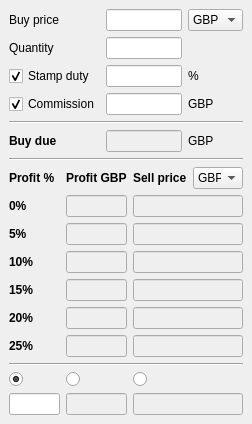
<?xml version="1.0" encoding="UTF-8"?>
<ui version="4.0">
 <class>MainWindow</class>
 <widget class="QMainWindow" name="MainWindow">
  <property name="geometry">
   <rect>
    <x>0</x>
    <y>0</y>
    <width>252</width>
    <height>402</height>
   </rect>
  </property>
  <property name="maximumSize">
   <size>
    <width>252</width>
    <height>402</height>
   </size>
  </property>
  <property name="windowTitle">
   <string>Sell price calculator</string>
  </property>
  <widget class="QWidget" name="centralwidget">
   <layout class="QVBoxLayout" name="verticalLayout">
    <property name="sizeConstraint">
     <enum>QLayout::SetDefaultConstraint</enum>
    </property>
    <item>
     <layout class="QGridLayout" name="gridLayout">
      <item row="1" column="2">
       <widget class="QLineEdit" name="QuantityEdit"/>
      </item>
      <item row="2" column="2" rowspan="2">
       <widget class="QLineEdit" name="StampDutyEdit"/>
      </item>
      <item row="2" column="1" rowspan="2">
       <widget class="QCheckBox" name="StampDutyCheckBox">
        <property name="text">
         <string>Stamp duty</string>
        </property>
        <property name="checked">
         <bool>true</bool>
        </property>
       </widget>
      </item>
      <item row="2" column="3" rowspan="2" colspan="2">
       <widget class="QLabel" name="label_4">
        <property name="text">
         <string>%</string>
        </property>
       </widget>
      </item>
      <item row="4" column="2" rowspan="3">
       <widget class="QLineEdit" name="CommissionEdit"/>
      </item>
      <item row="1" column="1">
       <widget class="QLabel" name="label_2">
        <property name="text">
         <string>Quantity</string>
        </property>
       </widget>
      </item>
      <item row="0" column="3" colspan="2">
       <widget class="QComboBox" name="BuyUnitsComboBox">
        <property name="currentText">
         <string>GBP</string>
        </property>
        <item>
         <property name="text">
          <string>GBP</string>
         </property>
        </item>
        <item>
         <property name="text">
          <string>GBp</string>
         </property>
        </item>
       </widget>
      </item>
      <item row="8" column="2">
       <widget class="QLineEdit" name="BuyDue">
        <property name="enabled">
         <bool>false</bool>
        </property>
       </widget>
      </item>
      <item row="8" column="1">
       <widget class="QLabel" name="label_3">
        <property name="font">
         <font>
          <weight>75</weight>
          <bold>true</bold>
         </font>
        </property>
        <property name="text">
         <string>Buy due</string>
        </property>
       </widget>
      </item>
      <item row="0" column="1">
       <widget class="QLabel" name="label">
        <property name="text">
         <string>Buy price</string>
        </property>
       </widget>
      </item>
      <item row="8" column="3" colspan="2">
       <widget class="QLabel" name="label_5">
        <property name="text">
         <string>GBP</string>
        </property>
       </widget>
      </item>
      <item row="0" column="2">
       <widget class="QLineEdit" name="BuyPriceEdit">
        <property name="text">
         <string/>
        </property>
       </widget>
      </item>
      <item row="4" column="1" rowspan="3">
       <widget class="QCheckBox" name="CommissionCheckBox">
        <property name="text">
         <string>Commission</string>
        </property>
        <property name="checked">
         <bool>true</bool>
        </property>
       </widget>
      </item>
      <item row="7" column="1" colspan="4">
       <widget class="Line" name="line_3">
        <property name="orientation">
         <enum>Qt::Horizontal</enum>
        </property>
       </widget>
      </item>
      <item row="4" column="3" rowspan="3" colspan="2">
       <widget class="QLabel" name="label_6">
        <property name="text">
         <string>GBP</string>
        </property>
       </widget>
      </item>
      <item row="9" column="1" colspan="4">
       <widget class="Line" name="line">
        <property name="orientation">
         <enum>Qt::Horizontal</enum>
        </property>
       </widget>
      </item>
     </layout>
    </item>
    <item>
     <layout class="QGridLayout" name="resultslayout">
      <item row="3" column="1">
       <widget class="QLabel" name="label_15">
        <property name="font">
         <font>
          <weight>75</weight>
          <bold>true</bold>
         </font>
        </property>
        <property name="text">
         <string>5%</string>
        </property>
       </widget>
      </item>
      <item row="7" column="3">
       <widget class="QLineEdit" name="pos_25_price">
        <property name="enabled">
         <bool>false</bool>
        </property>
       </widget>
      </item>
      <item row="10" column="3">
       <widget class="QLineEdit" name="SellPriceEdit">
        <property name="enabled">
         <bool>false</bool>
        </property>
       </widget>
      </item>
      <item row="7" column="1">
       <widget class="QLabel" name="label_19">
        <property name="font">
         <font>
          <weight>75</weight>
          <bold>true</bold>
         </font>
        </property>
        <property name="text">
         <string>25%</string>
        </property>
       </widget>
      </item>
      <item row="10" column="2">
       <widget class="QLineEdit" name="ProfitEdit">
        <property name="enabled">
         <bool>false</bool>
        </property>
       </widget>
      </item>
      <item row="5" column="1">
       <widget class="QLabel" name="label_17">
        <property name="font">
         <font>
          <weight>75</weight>
          <bold>true</bold>
         </font>
        </property>
        <property name="text">
         <string>15%</string>
        </property>
       </widget>
      </item>
      <item row="3" column="3">
       <widget class="QLineEdit" name="pos_5_price">
        <property name="enabled">
         <bool>false</bool>
        </property>
       </widget>
      </item>
      <item row="6" column="1">
       <widget class="QLabel" name="label_18">
        <property name="font">
         <font>
          <weight>75</weight>
          <bold>true</bold>
         </font>
        </property>
        <property name="text">
         <string>20%</string>
        </property>
       </widget>
      </item>
      <item row="3" column="2">
       <widget class="QLineEdit" name="pos_5_profit">
        <property name="enabled">
         <bool>false</bool>
        </property>
       </widget>
      </item>
      <item row="7" column="2">
       <widget class="QLineEdit" name="pos_25_profit">
        <property name="enabled">
         <bool>false</bool>
        </property>
       </widget>
      </item>
      <item row="8" column="1" colspan="3">
       <widget class="Line" name="line_2">
        <property name="orientation">
         <enum>Qt::Horizontal</enum>
        </property>
       </widget>
      </item>
      <item row="2" column="2">
       <widget class="QLineEdit" name="pos_0_profit">
        <property name="enabled">
         <bool>false</bool>
        </property>
       </widget>
      </item>
      <item row="6" column="3">
       <widget class="QLineEdit" name="pos_20_price">
        <property name="enabled">
         <bool>false</bool>
        </property>
       </widget>
      </item>
      <item row="0" column="3" rowspan="2">
       <layout class="QHBoxLayout" name="horizontalLayout">
        <item>
         <widget class="QLabel" name="label_21">
          <property name="font">
           <font>
            <weight>75</weight>
            <bold>true</bold>
           </font>
          </property>
          <property name="text">
           <string>Sell price</string>
          </property>
         </widget>
        </item>
        <item>
         <widget class="QComboBox" name="SellUnitsComboBox">
          <property name="maximumSize">
           <size>
            <width>50</width>
            <height>16777215</height>
           </size>
          </property>
          <item>
           <property name="text">
            <string>GBP</string>
           </property>
          </item>
          <item>
           <property name="text">
            <string>GBp</string>
           </property>
          </item>
         </widget>
        </item>
       </layout>
      </item>
      <item row="4" column="2">
       <widget class="QLineEdit" name="pos_10_profit">
        <property name="enabled">
         <bool>false</bool>
        </property>
       </widget>
      </item>
      <item row="10" column="1">
       <widget class="QLineEdit" name="ProfitPercentageEdit"/>
      </item>
      <item row="0" column="1" rowspan="2">
       <widget class="QLabel" name="label_8">
        <property name="font">
         <font>
          <weight>75</weight>
          <bold>true</bold>
         </font>
        </property>
        <property name="text">
         <string>Profit %</string>
        </property>
       </widget>
      </item>
      <item row="5" column="2">
       <widget class="QLineEdit" name="pos_15_profit">
        <property name="enabled">
         <bool>false</bool>
        </property>
       </widget>
      </item>
      <item row="2" column="1">
       <widget class="QLabel" name="label_14">
        <property name="font">
         <font>
          <weight>75</weight>
          <bold>true</bold>
         </font>
        </property>
        <property name="text">
         <string>0%</string>
        </property>
       </widget>
      </item>
      <item row="0" column="2" rowspan="2">
       <widget class="QLabel" name="label_9">
        <property name="maximumSize">
         <size>
          <width>74</width>
          <height>16777215</height>
         </size>
        </property>
        <property name="font">
         <font>
          <weight>75</weight>
          <bold>true</bold>
         </font>
        </property>
        <property name="text">
         <string>Profit GBP</string>
        </property>
       </widget>
      </item>
      <item row="5" column="3">
       <widget class="QLineEdit" name="pos_15_price">
        <property name="enabled">
         <bool>false</bool>
        </property>
       </widget>
      </item>
      <item row="2" column="3">
       <widget class="QLineEdit" name="pos_0_price">
        <property name="enabled">
         <bool>false</bool>
        </property>
       </widget>
      </item>
      <item row="4" column="1">
       <widget class="QLabel" name="label_16">
        <property name="font">
         <font>
          <weight>75</weight>
          <bold>true</bold>
         </font>
        </property>
        <property name="text">
         <string>10%</string>
        </property>
       </widget>
      </item>
      <item row="6" column="2">
       <widget class="QLineEdit" name="pos_20_profit">
        <property name="enabled">
         <bool>false</bool>
        </property>
       </widget>
      </item>
      <item row="4" column="3">
       <widget class="QLineEdit" name="pos_10_price">
        <property name="enabled">
         <bool>false</bool>
        </property>
       </widget>
      </item>
      <item row="9" column="1">
       <widget class="QRadioButton" name="ProfitPercentageRadioButton">
        <property name="text">
         <string/>
        </property>
        <property name="checked">
         <bool>true</bool>
        </property>
        <attribute name="buttonGroup">
         <string notr="true">buttonGroup</string>
        </attribute>
       </widget>
      </item>
      <item row="9" column="2">
       <widget class="QRadioButton" name="ProfitRadioButton">
        <property name="text">
         <string/>
        </property>
        <attribute name="buttonGroup">
         <string notr="true">buttonGroup</string>
        </attribute>
       </widget>
      </item>
      <item row="9" column="3">
       <widget class="QRadioButton" name="SellPriceRadioButton">
        <property name="text">
         <string/>
        </property>
        <attribute name="buttonGroup">
         <string notr="true">buttonGroup</string>
        </attribute>
       </widget>
      </item>
     </layout>
    </item>
   </layout>
  </widget>
 </widget>
 <tabstops>
  <tabstop>BuyPriceEdit</tabstop>
  <tabstop>BuyUnitsComboBox</tabstop>
  <tabstop>QuantityEdit</tabstop>
  <tabstop>StampDutyCheckBox</tabstop>
  <tabstop>StampDutyEdit</tabstop>
  <tabstop>CommissionCheckBox</tabstop>
  <tabstop>CommissionEdit</tabstop>
  <tabstop>pos_25_price</tabstop>
  <tabstop>pos_10_price</tabstop>
  <tabstop>pos_15_price</tabstop>
  <tabstop>pos_20_price</tabstop>
  <tabstop>pos_0_price</tabstop>
  <tabstop>pos_5_price</tabstop>
 </tabstops>
 <resources/>
 <connections>
  <connection>
   <sender>StampDutyCheckBox</sender>
   <signal>clicked(bool)</signal>
   <receiver>StampDutyEdit</receiver>
   <slot>setEnabled(bool)</slot>
   <hints>
    <hint type="sourcelabel">
     <x>49</x>
     <y>72</y>
    </hint>
    <hint type="destinationlabel">
     <x>105</x>
     <y>74</y>
    </hint>
   </hints>
  </connection>
  <connection>
   <sender>CommissionCheckBox</sender>
   <signal>clicked(bool)</signal>
   <receiver>CommissionEdit</receiver>
   <slot>setEnabled(bool)</slot>
   <hints>
    <hint type="sourcelabel">
     <x>44</x>
     <y>105</y>
    </hint>
    <hint type="destinationlabel">
     <x>147</x>
     <y>100</y>
    </hint>
   </hints>
  </connection>
  <connection>
   <sender>BuyPriceEdit</sender>
   <signal>returnPressed()</signal>
   <receiver>QuantityEdit</receiver>
   <slot>setFocus()</slot>
   <hints>
    <hint type="sourcelabel">
     <x>126</x>
     <y>17</y>
    </hint>
    <hint type="destinationlabel">
     <x>123</x>
     <y>39</y>
    </hint>
   </hints>
  </connection>
  <connection>
   <sender>StampDutyEdit</sender>
   <signal>returnPressed()</signal>
   <receiver>CommissionEdit</receiver>
   <slot>setFocus()</slot>
   <hints>
    <hint type="sourcelabel">
     <x>190</x>
     <y>74</y>
    </hint>
    <hint type="destinationlabel">
     <x>99</x>
     <y>107</y>
    </hint>
   </hints>
  </connection>
  <connection>
   <sender>ProfitPercentageRadioButton</sender>
   <signal>toggled(bool)</signal>
   <receiver>ProfitPercentageEdit</receiver>
   <slot>setEnabled(bool)</slot>
   <hints>
    <hint type="sourcelabel">
     <x>15</x>
     <y>368</y>
    </hint>
    <hint type="destinationlabel">
     <x>39</x>
     <y>341</y>
    </hint>
   </hints>
  </connection>
  <connection>
   <sender>ProfitPercentageRadioButton</sender>
   <signal>toggled(bool)</signal>
   <receiver>ProfitEdit</receiver>
   <slot>setDisabled(bool)</slot>
   <hints>
    <hint type="sourcelabel">
     <x>20</x>
     <y>369</y>
    </hint>
    <hint type="destinationlabel">
     <x>90</x>
     <y>344</y>
    </hint>
   </hints>
  </connection>
  <connection>
   <sender>ProfitPercentageRadioButton</sender>
   <signal>toggled(bool)</signal>
   <receiver>SellPriceEdit</receiver>
   <slot>setDisabled(bool)</slot>
   <hints>
    <hint type="sourcelabel">
     <x>13</x>
     <y>365</y>
    </hint>
    <hint type="destinationlabel">
     <x>179</x>
     <y>341</y>
    </hint>
   </hints>
  </connection>
  <connection>
   <sender>ProfitRadioButton</sender>
   <signal>toggled(bool)</signal>
   <receiver>ProfitPercentageEdit</receiver>
   <slot>setDisabled(bool)</slot>
   <hints>
    <hint type="sourcelabel">
     <x>85</x>
     <y>365</y>
    </hint>
    <hint type="destinationlabel">
     <x>30</x>
     <y>352</y>
    </hint>
   </hints>
  </connection>
  <connection>
   <sender>ProfitRadioButton</sender>
   <signal>toggled(bool)</signal>
   <receiver>ProfitEdit</receiver>
   <slot>setEnabled(bool)</slot>
   <hints>
    <hint type="sourcelabel">
     <x>97</x>
     <y>366</y>
    </hint>
    <hint type="destinationlabel">
     <x>101</x>
     <y>350</y>
    </hint>
   </hints>
  </connection>
  <connection>
   <sender>ProfitRadioButton</sender>
   <signal>toggled(bool)</signal>
   <receiver>SellPriceEdit</receiver>
   <slot>setDisabled(bool)</slot>
   <hints>
    <hint type="sourcelabel">
     <x>81</x>
     <y>366</y>
    </hint>
    <hint type="destinationlabel">
     <x>157</x>
     <y>352</y>
    </hint>
   </hints>
  </connection>
  <connection>
   <sender>SellPriceRadioButton</sender>
   <signal>toggled(bool)</signal>
   <receiver>ProfitPercentageEdit</receiver>
   <slot>setDisabled(bool)</slot>
   <hints>
    <hint type="sourcelabel">
     <x>143</x>
     <y>371</y>
    </hint>
    <hint type="destinationlabel">
     <x>53</x>
     <y>349</y>
    </hint>
   </hints>
  </connection>
  <connection>
   <sender>SellPriceRadioButton</sender>
   <signal>toggled(bool)</signal>
   <receiver>ProfitEdit</receiver>
   <slot>setDisabled(bool)</slot>
   <hints>
    <hint type="sourcelabel">
     <x>183</x>
     <y>364</y>
    </hint>
    <hint type="destinationlabel">
     <x>94</x>
     <y>341</y>
    </hint>
   </hints>
  </connection>
  <connection>
   <sender>SellPriceRadioButton</sender>
   <signal>toggled(bool)</signal>
   <receiver>SellPriceEdit</receiver>
   <slot>setEnabled(bool)</slot>
   <hints>
    <hint type="sourcelabel">
     <x>213</x>
     <y>369</y>
    </hint>
    <hint type="destinationlabel">
     <x>229</x>
     <y>352</y>
    </hint>
   </hints>
  </connection>
 </connections>
 <buttongroups>
  <buttongroup name="buttonGroup"/>
 </buttongroups>
</ui>
